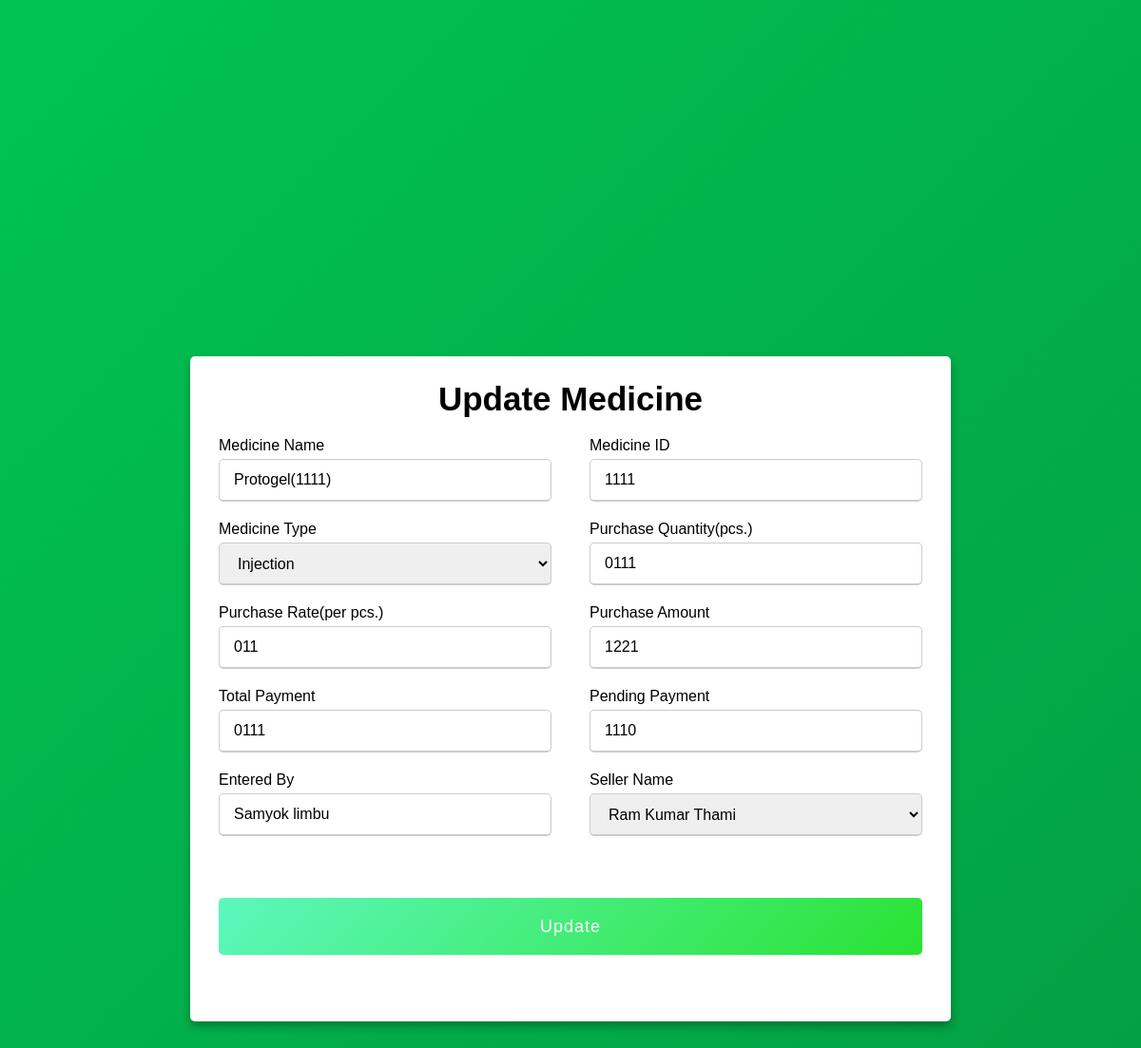
/OP8_updateinventory.php?updateid=2 (signed in), run on the app's committed database.
### tables this page shows
CREATE TABLE `medicine_record` (
  `id` int(11) NOT NULL,
  `Medicine_id` int(11) NOT NULL,
  `med_name` varchar(255) NOT NULL,
  `med_type` int(255) NOT NULL,
  `date_of_purchase` varchar(255) NOT NULL,
  `expiry_date` varchar(255) NOT NULL,
  `total_purchase_amount` varchar(255) NOT NULL,
  `total_purchase_quantity` varchar(255) NOT NULL,
  `purchase_rate` varchar(255) NOT NULL,
  `total_payment` varchar(255) NOT NULL,
  `pending_payment` varchar(255) NOT NULL,
  `entered_by` varchar(255) NOT NULL,
  `seller` varchar(255) NOT NULL,
  `remaining_quantity` bigint(255) NOT NULL
);

### OP8_updateinventory.php (the view, shortened to what this page needs)
<?php
            include "./Connection/dbcon.php";
            $id = $_GET['updateid'];
            $sql = "SELECT * FROM `medicine_record` WHERE id=$id";
            $result = mysqli_query($con, $sql);
            $row = mysqli_fetch_assoc($result);
            $u_med_name = $row['med_name'];
            $u_med_id = $row['Medicine_id'];
            $u_purchase_quantity = $row['total_purchase_quantity'];
            $u_purchase_rate = $row['purchase_rate'];
            $u_purchase_amount = $row['total_purchase_amount'];
            $u_total_payment  = $row['total_payment'];
            $u_pending_payment = $row['pending_payment'];
?>
<!DOCTYPE html>
<html lang="en" dir="ltr">
<head>
</head>
<body>
    <div class="add_main-form">
        <div class="add-form-container">
            <div class="title">Update Medicine</div>
            <div class="form-content">
                <form method="POST">
                    <div class="user-details">
                        <div class="input-box">
                            <span class="details">Medicine Name</span>
                            <input type="text" value="<?php echo $u_med_name;  ?>" placeholder="Enter Medicine Name" name="med_name" id="add_name" readonly>
                        </div>
                        <div class="input-box">
                            <span class="details">Medicine ID</span>
                            <input type="text" value="<?php echo $u_med_id;  ?>" placeholder="Enter Medicine ID" name="med_id" id="add_name" readonly>
                        </div>
                        <div class="input-box">
                            <span class="details">Medicine Type</span>
                            <select name="med_type" id="">
                                <?php
                                $sqli = "SELECT * FROM medicine_type";
                                $result1 = mysqli_query($con, $sqli);
                                while ($row = mysqli_fetch_array($result1)) {
                                    echo '<option value=' . $row['id'] . '>' . $row['type'] . '</option>';
                                }
                                ?>
                            </select>
                        </div>
                        <div class="input-box">
                            <span class="details">Purchase Quantity(pcs.)</span>
                            <input type="number" value="<?php echo $u_purchase_quantity;  ?>" onchange="calculatepurchaseamount()" name="purchase_quantity" id="purchase_quantity" placeholder="Enter Purchase Quantity" readonly required>
                        </div>
                        <div class="input-box">
                            <span class="details">Purchase Rate(per pcs.)</span>
                            <input type="number" value="<?php echo $u_purchase_rate;  ?>" onchange="calculatepurchaseamount()" id="purchase_rate" name="purchase_Rate" placeholder="Enter Purchase Rate" readonly required>
                        </div>
                        <div class="input-box">
                            <span class="details">Purchase Amount</span>
                            <input type="number" value="<?php echo $u_purchase_amount;  ?>" onchange="calculatependingamount()" id="purchase_amount" name="purchase_amount" placeholder="Enter Purchase Amount" required readonly>
                        </div>
                        <div class="input-box">
                            <span class="details">Total Payment</span>
                            <input type="number" value="<?php echo $u_total_payment;  ?>" onchange="calculatependingamount()" id="total_payment" name="total_payment" placeholder="Enter Purchase Amount" required>
                        </div>
                        <div class="input-box">
                            <span class="details">Pending Payment</span>
                            <input type="number" value="<?php echo $u_pending_payment;  ?>" id="pending_payment" name="pending_payment" placeholder="Enter Pending Payment" required readonly>
                        </div>
                        <div class="input-box">
                            <span class="details">Entered By</span>
                            <input type="text" name="entered_by" value="<?php echo $_SESSION['name']; ?>" required readonly>
                        </div>
                        <div class="input-box">
                                                <span class="details">Seller Name</span>
                                <select name="seller" value="<?php echo $com_name; ?>" id="">
                                    <?php
                                    $sqli="SELECT supp_name FROM supp_record";
                                    $result1=mysqli_query($con,$sqli);
                                    while($row=mysqli_fetch_array($result1)){
                                        echo '<option value='.$row['supp_name'].'>'.$row['supp_name'].'</option>';
                                    }
                                    ?>
                                </select>
                        </div>
                    </div>
                    <div class="button">
                        <button type="submit" id="add_user_btn" name="submit" value="Add User">Update</button>
                    </div>
                </form>
            </div>
        </div>
    </div>
</body>
</html>

### OP8_updateinventory.php (style rules this page uses)
* { margin: 0; padding: 0; box-sizing: border-box; font-family: 'Poppins', sans-serif; }
.add_main-form { width: 100vw; height: 180vh; display: flex; justify-content: center; align-items: center; padding: 10px; background: linear-gradient(135deg, #00c354, #049c41); }
.add-form-container { height: 700px; margin-top: 10px; max-width: 800px; width: 100%; background-color: #fff; padding: 25px 30px; border-radius: 5px; box-shadow: 0 5px 10px rgba(0, 0, 0, 0.3); }
.add-form-container .title { text-align: center; font-size: 35px; font-weight: bold; position: relative; }
.add-form-container .form-content form .user-details { display: flex; flex-wrap: wrap; justify-content: space-between; margin-top: 20px; margin-bottom: 10px; }
.add-form-container form .user-details .input-box { margin-bottom: 20px; width: calc(100% / 2 - 20px); }
.add-form-container form .input-box span.details { display: block; font-weight: 500; margin-bottom: 5px; }
.add-form-container .user-details .input-box input, select { height: 45px; width: 100%; outline: none; font-size: 16px; border-radius: 5px; padding-left: 15px; border: 1px solid #ccc; border-bottom-width: 2px; transition: all 0.3s ease; }
.add-form-container form #add_user_btn { margin: 35px 0; height: 60px; width: 100%; border-radius: 5px; border: none; color: #fff; font-size: 18px; font-weight: 500; letter-spacing: 1px; cursor: pointer; transition: all 0.3s ease; background: linear-gradient(135deg, #5df7be, #2ae233); }

### data on the page
medicine_record: med_name "Protogel(1111)", med_id "1111", purchase_quantity "0111", purchase_Rate "011", purchase_amount "1221", total_payment "0111", pending_payment "1110"

### other printed values
form field med_type "Injection"
form field seller "Ram Kumar Thami"
